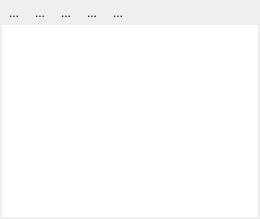
  <widget class="QDockWidget" name="dockPreview">
   <property name="windowTitle">
    <string>Preview</string>
   </property>
   <attribute name="dockWidgetArea">
    <number>1</number>
   </attribute>
   <widget class="QWidget" name="widgetContentPreview">
    <layout class="QVBoxLayout" name="verticalLayout_4">
     <property name="spacing">
      <number>2</number>
     </property>
     <property name="leftMargin">
      <number>2</number>
     </property>
     <property name="topMargin">
      <number>2</number>
     </property>
     <property name="rightMargin">
      <number>2</number>
     </property>
     <property name="bottomMargin">
      <number>2</number>
     </property>
     <item>
      <layout class="QHBoxLayout" name="horizontalLayout_8">
       <property name="spacing">
        <number>2</number>
       </property>
       <property name="topMargin">
        <number>0</number>
       </property>
       <item>
        <widget class="QToolButton" name="btnZoomIn">
         <property name="text">
          <string>...</string>
         </property>
         <property name="icon">
          <iconset resource="../../../QGIS/images/images.qrc">
           <normaloff>:/images/themes/default/mActionZoomIn.svg</normaloff>:/images/themes/default/mActionZoomIn.svg</iconset>
         </property>
         <property name="autoRaise">
          <bool>true</bool>
         </property>
        </widget>
       </item>
       <item>
        <widget class="QToolButton" name="btnZoomOut">
         <property name="text">
          <string>...</string>
         </property>
         <property name="icon">
          <iconset resource="../../../QGIS/images/images.qrc">
           <normaloff>:/images/themes/default/mActionZoomOut.svg</normaloff>:/images/themes/default/mActionZoomOut.svg</iconset>
         </property>
         <property name="autoRaise">
          <bool>true</bool>
         </property>
        </widget>
       </item>
       <item>
        <widget class="QToolButton" name="btnZoomExtent">
         <property name="text">
          <string>...</string>
         </property>
         <property name="icon">
          <iconset resource="../../../QGIS/images/images.qrc">
           <normaloff>:/images/themes/default/mActionZoomFullExtent.svg</normaloff>:/images/themes/default/mActionZoomFullExtent.svg</iconset>
         </property>
         <property name="autoRaise">
          <bool>true</bool>
         </property>
        </widget>
       </item>
       <item>
        <widget class="QToolButton" name="btnPan">
         <property name="text">
          <string>...</string>
         </property>
         <property name="icon">
          <iconset resource="../../../QGIS/images/images.qrc">
           <normaloff>:/images/themes/default/mActionPan.svg</normaloff>:/images/themes/default/mActionPan.svg</iconset>
         </property>
         <property name="autoRaise">
          <bool>true</bool>
         </property>
        </widget>
       </item>
       <item>
        <widget class="QToolButton" name="btnSelectFeature">
         <property name="text">
          <string>...</string>
         </property>
         <property name="icon">
          <iconset resource="vrtbuilderresources.qrc">
           <normaloff>:/vrtbuilder/mActionDefaultMapTool.svg</normaloff>:/vrtbuilder/mActionDefaultMapTool.svg</iconset>
         </property>
         <property name="autoRaise">
          <bool>true</bool>
         </property>
        </widget>
       </item>
       <item>
        <spacer name="horizontalSpacer_2">
         <property name="orientation">
          <enum>Qt::Horizontal</enum>
         </property>
         <property name="sizeHint" stdset="0">
          <size>
           <width>40</width>
           <height>20</height>
          </size>
         </property>
        </spacer>
       </item>
      </layout>
     </item>
     <item>
      <widget class="VRTRasterPreviewMapCanvas" name="previewMap">
       <property name="frameShape">
        <enum>QFrame::NoFrame</enum>
       </property>
       <property name="interactive">
        <bool>false</bool>
       </property>
      </widget>
     </item>
    </layout>
   </widget>
  </widget>
